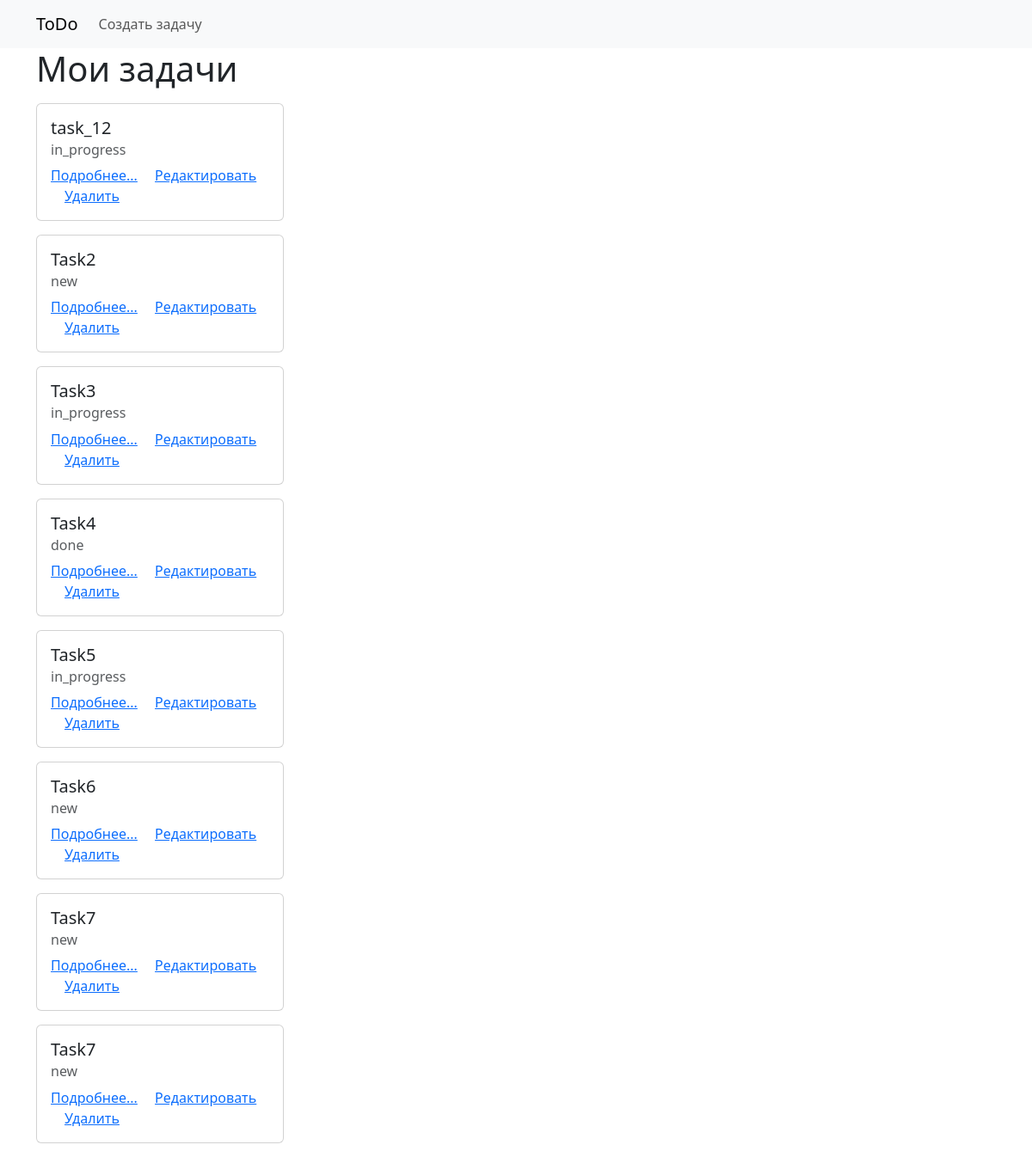
The page / on the database its author committed.
### todo/models.py (models this page shows, shortened)
class AbstractModel(models.Model):
    created_at = models.DateTimeField(auto_now_add=True, verbose_name='Время создания')
    updated_at = models.DateTimeField(auto_now=True, verbose_name='Время изменения')
    class Meta:
        abstract = True

class Task(AbstractModel):
    name = models.CharField(max_length=50, null=False, blank=False, verbose_name="Задача")
    description = models.TextField(max_length=3000, null=True, blank=False, verbose_name="Описание")
    status = models.ForeignKey('todo.Status', on_delete=models.RESTRICT, verbose_name='Статус', related_name='tasks', blank=True)
    type = models.ManyToManyField('todo.Type', through='todo.TaskType', through_fields=('task', 'type'), verbose_name='Тип', related_name='tasks', blank=True)

class Status(AbstractModel):
    status_name = models.CharField(max_length=31, choices=status_choices, verbose_name='Статус')
    def __str__(self):
        return self.status_name

### todo/views.py (the view)
# urls.py: path('', index_view, name='index'),
def index_view(request):
    tasks = Task.objects.all()
    return render(request, 'index.html', {'tasks': tasks})

### todo/templates/index.html (shortened to what this page needs)
{% extends 'base.html' %}
{% block menu %}<a class="nav-link" aria-current="page" href="{% url 'task_create_view' %}">Создать задачу</a>{% endblock %}
{% block content %}
    <h1>Мои задачи</h1>
    {% for task in tasks %}
        <div class="card my-3" style="width: 18rem;">
            <div class="card-body">
                <h5 class="card-title">{{ task.name }}</h5>
                <h6 class="card-subtitle mb-2 text-body-secondary">{{ task.status }}</h6>
                <a href={% url 'task_view' pk=task.pk %} class="card-link">Подробнее...</a>
                <a href={% url 'task_update_view' pk=task.pk %} class="card-link">Редактировать</a>
                <a href={% url 'task_delete_view' pk=task.pk %} class="card-link">Удалить</a>
            </div>
        </div>
    {% endfor %}
{% endblock %}

### rows shown on the page
Task: name "task_12", status "in_progress"
Task: name "Task2", status "new"
Task: name "Task3", status "in_progress"
Task: name "Task4", status "done"
Task: name "Task5", status "in_progress"
Task: name "Task6", status "new"
Task: name "Task7", status "new"
Task: name "Task7", status "new"
